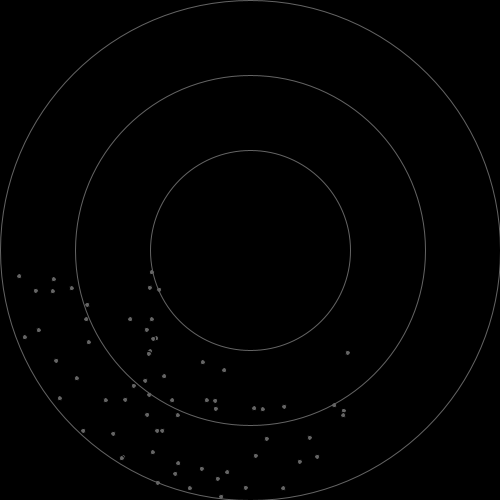
Frame 1 (no input)
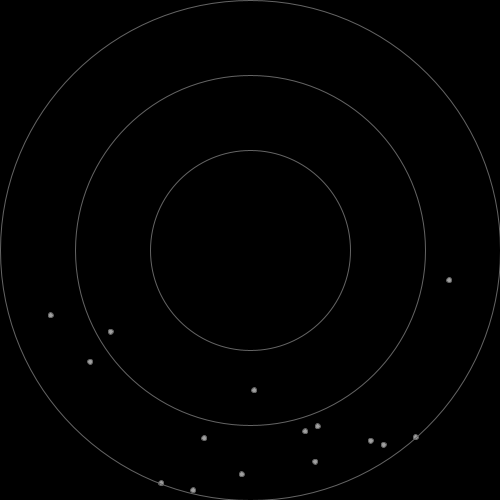
Frame 60 (the mouse pressed at the canvas centre just before this capture)
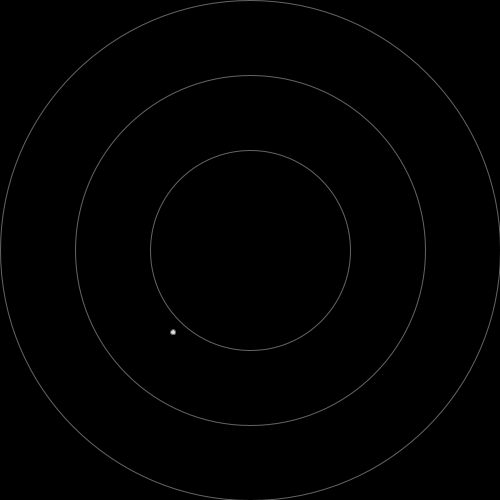
Frame 120 (the mouse held since frame 60 and released just before this capture)

The Processing sketch that drew these frames (run headless with seeded random() and noise(); from frame 60 on, the mouse is pressed at the canvas centre):

// Processing sketch: processing_185810
// ── processing_185810.pde

Body[] bodies;

void setup() {
  bodies = new Body[1000];
  for (int i = 0; i < bodies.length; ++i) {
    bodies[i] = new Body();
  }
  size(500, 500);
  smooth();
  for (int i = 0; i < 100; ++i)
    move();
}

float m = 1000.0;

class Body {
  PVector pos, vel;
  float age;
  boolean dead = false;
  Body () {
    setup();
  }
  void setup () {
    pos = new PVector(random(0, 250), 250);
    vel = new PVector(0, random(0, 5));
    dead = false;
    age = 0;
  }
  void move () {
    if (dead) return;
    PVector c = new PVector(250, 250);
    PVector r = new PVector(pos.x - c.x, pos.y - c.y);
    float d = r.magSq();
    r.normalize();
    PVector a = r.get();
    a.mult(-m / d);
    r.mult(m / (62500 - d));
    if (d < 10000)
      dead = true;
    else if (d > 62500)
      dead = true;
    a.add(r);
    vel.add(a);
    pos.add(vel);
    age += 1;
  }
  void draw () {
    //if (dead) setup();
    if (dead) return;
    fill(age);
    ellipse(pos.x, pos.y, 5, 5);
  }
}

void move () {
  for (Body b : bodies) {
    b.move();
  }
}

void draw () {
  background(0);
  move();
  for (Body b : bodies) {
    b.draw();
  }
  stroke(100);
  noFill();
  ellipse(250, 250, 350, 350);
  ellipse(250, 250, 500, 500);
  ellipse(250, 250, 200, 200);
}
